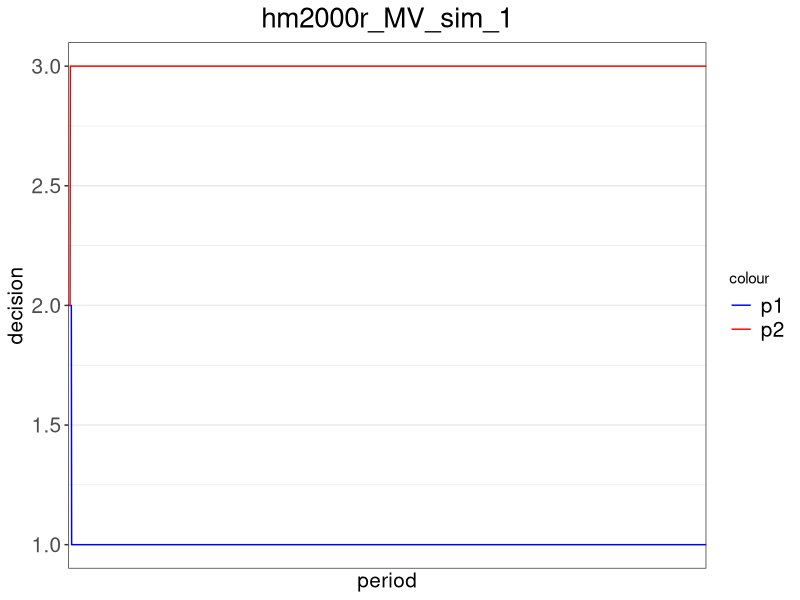
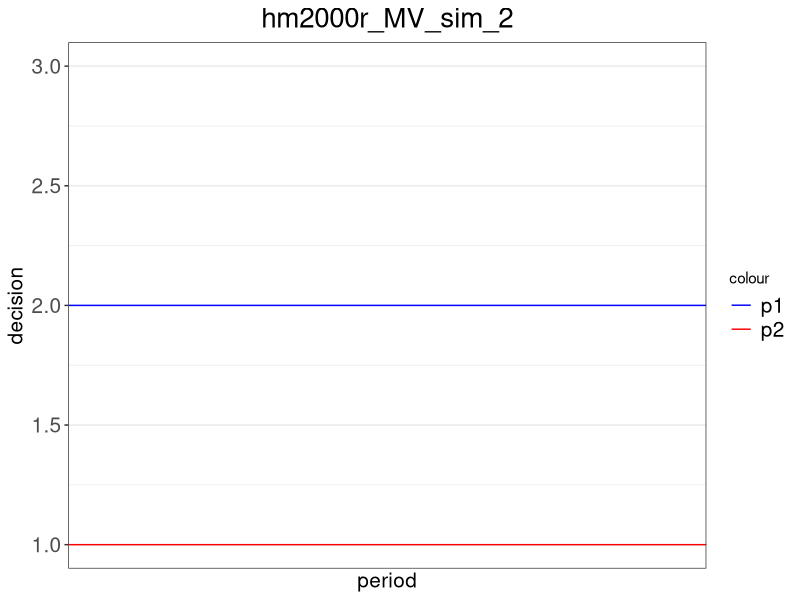
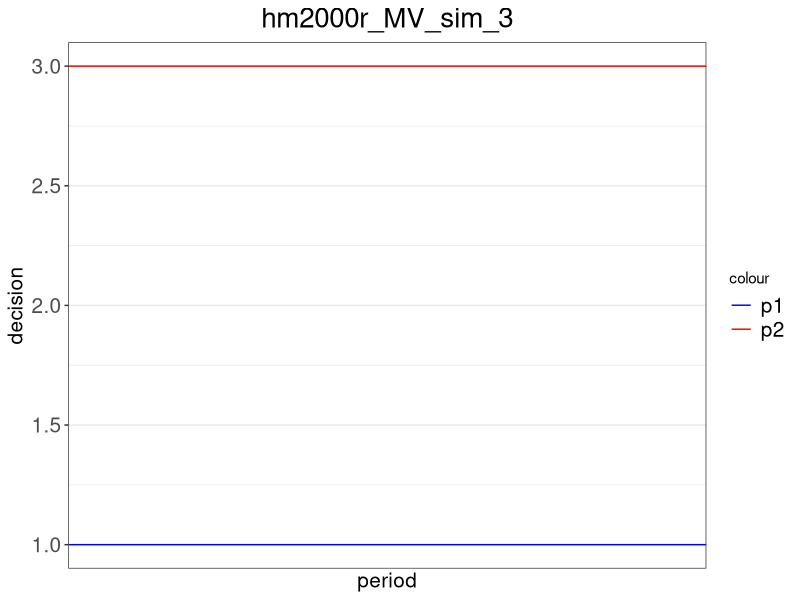
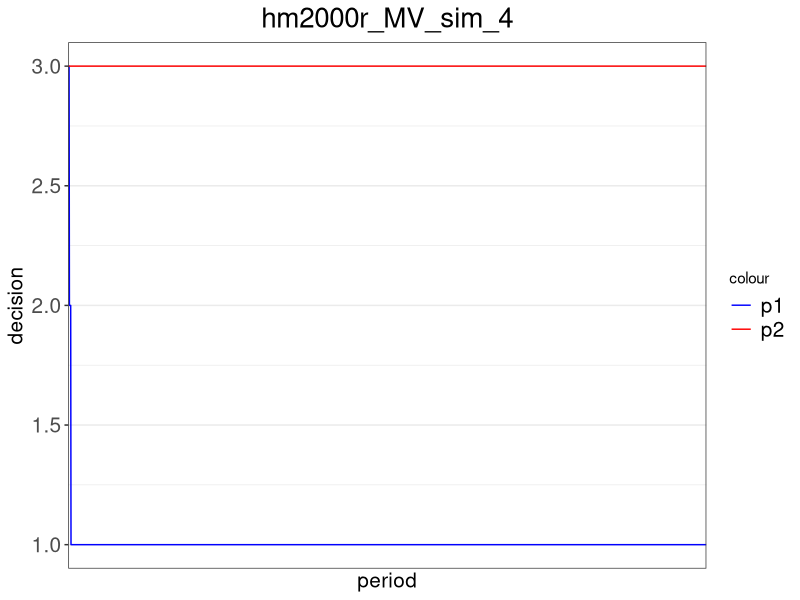
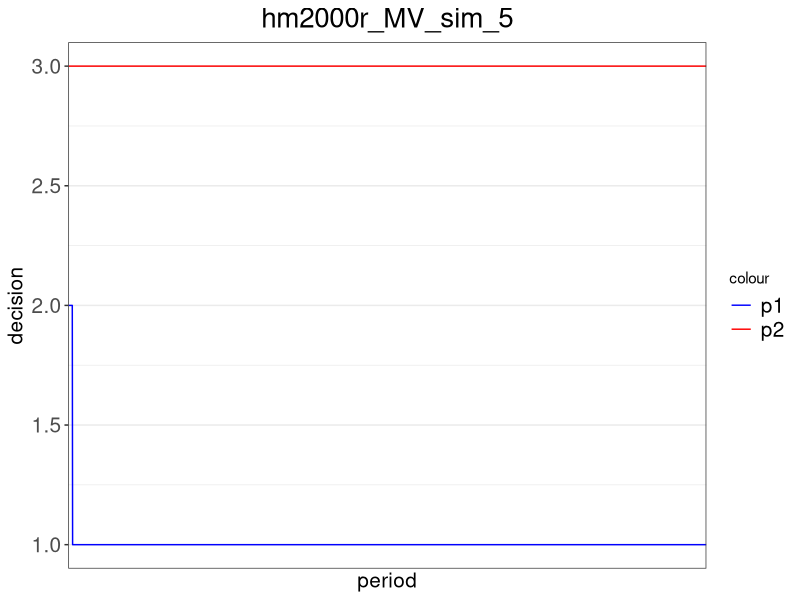
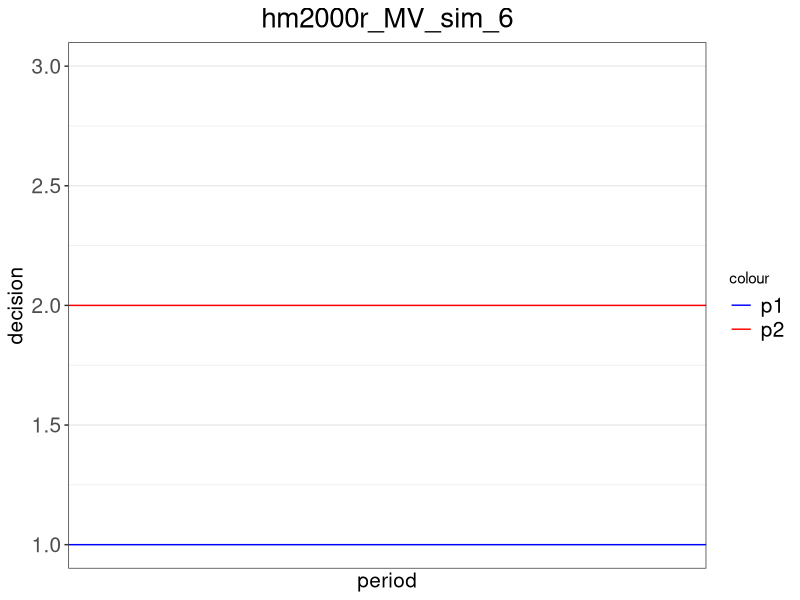
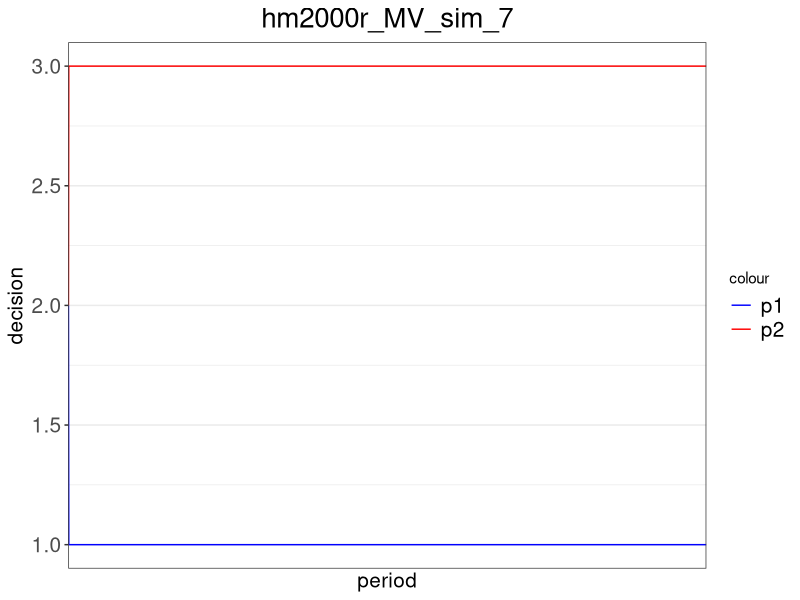
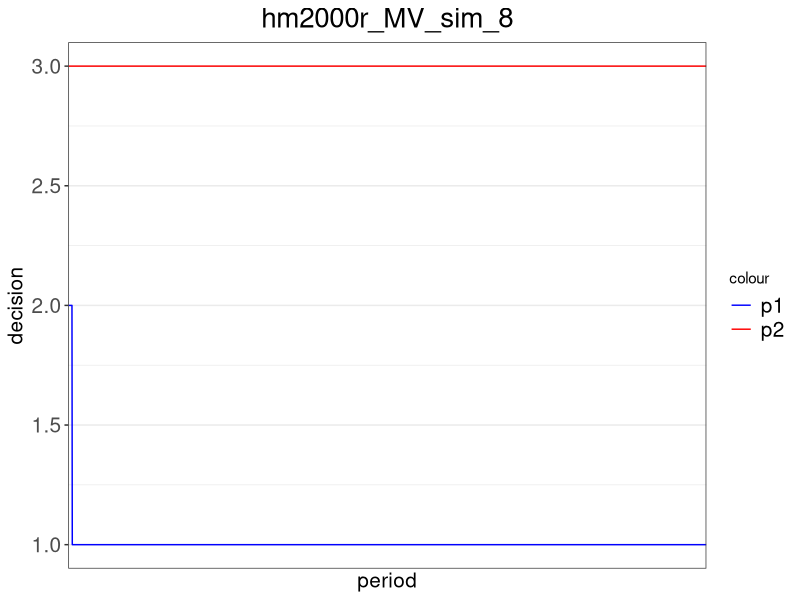

Source code (R) for these figures, in order: (Note: a time limit stopped this script after it produced the figures.)
##### Packages and Payoff #####
# add package
library(ggplot2)
library(xtable)

# set up the payoff matrix
pay_MV = matrix(c(0,200,100,100,0,200,200,100,0),3,3) # payoff matrix 3x3

# build the payoff function (chicken, can be switched to MV)
payoff = function(my_choice, your_choice){
  return(pay_MV[my_choice, your_choice])
}


##### HM2000 (regret1) #####
# build the regret function for action m (m is 1,2,or 3) under HM2000
regret_hm2000 = function(m, iteration, my_history, your_history){
  
  # calculate the length of history
  len_history = iteration - 1
  
  # get my most recent decision
  lastchoice = my_history[len_history]
  
  # create a regret payoff term
  my_regret = rep(0, len_history)
  
  # loop over previous periods to replace the choice with decision 1
  for (i in 1:len_history){
    if (my_history[i] == lastchoice){
      my_regret[i] = payoff(m, your_history[i])
    }
    else{
      my_regret[i] = payoff(my_history[i], your_history[i])
    }
  }
  
  # calculate and return the regret
  return(mean(my_regret))
}


# build the decision function based on the regret function under HM2000
decision_hm2000 = function(mu, iteration, my_history, your_history){
  
  # get my most recent decision
  lastchoice = my_history[iteration-1]
  
  # compute regret for all possible decisions
  regret1 = regret_hm2000(1, iteration, my_history, your_history)
  regret2 = regret_hm2000(2, iteration, my_history, your_history)
  regret3 = regret_hm2000(3, iteration, my_history, your_history)
  
  # calculate the decision when my last choice is 1
  if (lastchoice == 1){
    if (regret1 == max(regret1, regret2, regret3)){return(1)}
    else{
      # switch with a positive probability from 1 to 2 or from 1 to 3
      seed = runif(1,0,1)
      prob2 = (regret2-regret1)/mu
      prob3 = (regret3-regret1)/mu
      if (seed <= prob2){return(2)}
      else if (seed <= prob2 + prob3){return(3)}
      else{return(1)}
    }
  }
  
  # calculate the decision when my last choice is 2
  if (lastchoice == 2){
    if (regret2 == max(regret1, regret2, regret3)){return(2)}
    else{
      # switch with a positive probability from 2 to 1 or from 2 to 3
      seed = runif(1,0,1)
      prob1 = (regret1-regret2)/mu
      prob3 = (regret3-regret2)/mu
      if (seed <= prob1){return(1)}
      else if (seed <= prob1 + prob3){return(3)}
      else{return(2)}
    }
  }
  
  # calculate the decision when my last choice is 2
  if (lastchoice == 3){
    if (regret3 == max(regret1, regret2, regret3)){return(3)}
    else{
      # switch with a positive probability from 2 to 1 or from 2 to 3
      seed = runif(1,0,1)
      prob1 = (regret1-regret3)/mu
      prob2 = (regret2-regret3)/mu
      if (seed <= prob1){return(1)}
      else if (seed <= prob1 + prob2){return(2)}
      else{return(3)}
    }
  }
}


# build the decision function based on logit response
decision_hm2000_logit = function(mu, beta, iteration, my_history, your_history){
  
  # compute regret for all possible decisions
  regret1 = regret_hm2000(1, iteration, my_history, your_history)
  regret2 = regret_hm2000(2, iteration, my_history, your_history)
  regret3 = regret_hm2000(3, iteration, my_history, your_history)
  
  # using logit response to calculate the probability of choosing each strategy
  prob = c(0,0,0)
  prob[1] = exp(beta[1]*regret1)/(exp(beta[1]*regret1) + exp(beta[2]*regret2) + exp(beta[3]*regret3))
  prob[2] = exp(beta[2]*regret2)/(exp(beta[1]*regret1) + exp(beta[2]*regret2) + exp(beta[3]*regret3))
  prob[3] = exp(beta[3]*regret3)/(exp(beta[1]*regret1) + exp(beta[2]*regret2) + exp(beta[3]*regret3))
  
  # randomly determine the decision
  seed = runif(1,0,1)
  if (seed <= prob[1]){return(1)}
  else if (seed > prob[1] & seed <= prob[1]+prob[2]){return(2)}
  else{return(3)}
}


##### Average Historical Payoff (regret2) #####
# build the regret function for action m (m is 1,2,or 3) under HM2000
regret_avgpay = function(m, iteration, my_history, your_history){
  
  # calculate the length of history
  len_history = iteration - 1
  
  # create a regret payoff term
  my_regret = 0
  period = 0
  
  # loop over previous periods to calculate the total historical payoff
  for (i in 1:len_history){
    if (my_history[i] == m){
      my_regret = my_regret + payoff(my_history[i], your_history[i])
      period = period + 1
    }
  }
  
  # return the average historical payoff
  if (period == 0){return(0)}
  else{
    return(my_regret/period)
  }
}


# build the decision function based on the regret function under HM2000
decision_avgpay = function(mu, iteration, my_history, your_history){
  
  # get my most recent decision
  lastchoice = my_history[iteration-1]
  
  # compute regret for all possible decisions
  regret1 = regret_avgpay(1, iteration, my_history, your_history)
  regret2 = regret_avgpay(2, iteration, my_history, your_history)
  regret3 = regret_avgpay(3, iteration, my_history, your_history)
  
  # calculate the decision when my last choice is 1
  if (lastchoice == 1){
    if (regret1 == max(regret1, regret2, regret3)){return(1)}
    else{
      # switch with a positive probability from 1 to 2 or from 1 to 3
      seed = runif(1,0,1)
      prob2 = (regret2-regret1)/mu
      prob3 = (regret3-regret1)/mu
      if (seed <= prob2){return(2)}
      else if (seed <= prob2 + prob3){return(3)}
      else{return(1)}
    }
  }
  
  # calculate the decision when my last choice is 2
  if (lastchoice == 2){
    if (regret2 == max(regret1, regret2, regret3)){return(2)}
    else{
      # switch with a positive probability from 2 to 1 or from 2 to 3
      seed = runif(1,0,1)
      prob1 = (regret1-regret2)/mu
      prob3 = (regret3-regret2)/mu
      if (seed <= prob1){return(1)}
      else if (seed <= prob1 + prob3){return(3)}
      else{return(2)}
    }
  }
  
  # calculate the decision when my last choice is 2
  if (lastchoice == 3){
    if (regret3 == max(regret1, regret2, regret3)){return(3)}
    else{
      # switch with a positive probability from 2 to 1 or from 2 to 3
      seed = runif(1,0,1)
      prob1 = (regret1-regret3)/mu
      prob2 = (regret2-regret3)/mu
      if (seed <= prob1){return(1)}
      else if (seed <= prob1 + prob2){return(2)}
      else{return(3)}
    }
  }
}


# build the decision function based on logit response
decision_avgpay_logit = function(mu, beta, iteration, my_history, your_history){
  
  # compute regret for all possible decisions
  regret1 = regret_avgpay(1, iteration, my_history, your_history)
  regret2 = regret_avgpay(2, iteration, my_history, your_history)
  regret3 = regret_avgpay(3, iteration, my_history, your_history)
  
  # using logit response to calculate the probability of choosing each strategy
  prob = c(0,0,0)
  prob[1] = exp(beta[1]*regret1)/(exp(beta[1]*regret1) + exp(beta[2]*regret2) + exp(beta[3]*regret3))
  prob[2] = exp(beta[2]*regret2)/(exp(beta[1]*regret1) + exp(beta[2]*regret2) + exp(beta[3]*regret3))
  prob[3] = exp(beta[3]*regret3)/(exp(beta[1]*regret1) + exp(beta[2]*regret2) + exp(beta[3]*regret3))
  
  # randomly determine the decision
  seed = runif(1,0,1)
  if (seed <= prob[1]){return(1)}
  else if (seed > prob[1] & seed <= prob[1]+prob[2]){return(2)}
  else{return(3)}
}


##### HM2000 revised (regret3) #####
# build the regret function for action m (m is 1,2,or 3) under HM2000 revised algorithm
regret_hm2000r = function(m, iteration, my_history, your_history){
  
  # calculate the length of history
  len_history = iteration - 1
  
  # get my most recent decision
  lastchoice = my_history[len_history]
  
  # create a regret payoff term
  my_regret = 0
  period = 0
  
  # loop over previous periods to replace the choice with decision 1
  for (i in 1:len_history){
    if (my_history[i] == lastchoice){
      my_regret = my_regret + payoff(m, your_history[i])
      period = period + 1
    }
  }
  
  # calculate and return the regret
  return(my_regret/period)
}


# build the decision function based on the regret function under HM2000 revised algorithm
decision_hm2000r = function(mu, iteration, my_history, your_history){
  
  # get my most recent decision
  lastchoice = my_history[iteration-1]
  
  # compute regret for all possible decisions
  regret1 = regret_hm2000r(1, iteration, my_history, your_history)
  regret2 = regret_hm2000r(2, iteration, my_history, your_history)
  regret3 = regret_hm2000r(3, iteration, my_history, your_history)

  # calculate the decision when my last choice is 1
  if (lastchoice == 1){
    if (regret1 == max(regret1, regret2, regret3)){return(1)}
    else{
      # switch with a positive probability from 1 to 2 or from 1 to 3
      seed = runif(1,0,1)
      prob2 = (regret2-regret1)/mu
      prob3 = (regret3-regret1)/mu
      if (seed <= prob2){return(2)}
      else if (seed <= prob2 + prob3){return(3)}
      else{return(1)}
    }
  }
  
  # calculate the decision when my last choice is 2
  if (lastchoice == 2){
    if (regret2 == max(regret1, regret2, regret3)){return(2)}
    else{
      # switch with a positive probability from 2 to 1 or from 2 to 3
      seed = runif(1,0,1)
      prob1 = (regret1-regret2)/mu
      prob3 = (regret3-regret2)/mu
      if (seed <= prob1){return(1)}
      else if (seed <= prob1 + prob3){return(3)}
      else{return(2)}
    }
  }
  
  # calculate the decision when my last choice is 2
  if (lastchoice == 3){
    if (regret3 == max(regret1, regret2, regret3)){return(3)}
    else{
      # switch with a positive probability from 2 to 1 or from 2 to 3
      seed = runif(1,0,1)
      prob1 = (regret1-regret3)/mu
      prob2 = (regret2-regret3)/mu
      if (seed <= prob1){return(1)}
      else if (seed <= prob1 + prob2){return(2)}
      else{return(3)}
    }
  }
}


# build the decision function based on logit response
decision_hm2000r_logit = function(mu, beta, iteration, my_history, your_history){
  
  # compute regret for all possible decisions
  regret1 = regret_hm2000r(1, iteration, my_history, your_history)
  regret2 = regret_hm2000r(2, iteration, my_history, your_history)
  regret3 = regret_hm2000r(3, iteration, my_history, your_history)
  
  # using logit response to calculate the probability of choosing each strategy
  prob = c(0,0,0)
  prob[1] = exp(beta[1]*regret1)/(exp(beta[1]*regret1) + exp(beta[2]*regret2) + exp(beta[3]*regret3))
  prob[2] = exp(beta[2]*regret2)/(exp(beta[1]*regret1) + exp(beta[2]*regret2) + exp(beta[3]*regret3))
  prob[3] = exp(beta[3]*regret3)/(exp(beta[1]*regret1) + exp(beta[2]*regret2) + exp(beta[3]*regret3))
  
  # randomly determine the decision
  seed = runif(1,0,1)
  if (seed <= prob[1]){return(1)}
  else if (seed > prob[1] & seed <= prob[1]+prob[2]){return(2)}
  else{return(3)}
}


##### Simulation Output #####
# set up the parameters for the simulation
mu = 1000 # HM2000 probability parameter
n = 2000 # number of periods in each simulation
sim = 50 # number of simulations
experiment = 1 # number of experimentation periods where players randomly make decisions

# set up the joint density matrix
joint_density_all = matrix(c(0,0,0,0,0,0,0,0,0),3,3)

# set up the joint density matrix for each simulation
joint_density = list()

# run the simulations
for (s in 1:sim){
  
  # set up the vectors for choices and game parameters
  history_p1 = rep(0, n)
  history_p2 = rep(0, n)
  
  # calculate the experimentation periods with random starting decisions
  history_p1[1:experiment] = sample(1:3, experiment, replace = TRUE)
  history_p2[1:experiment] = sample(1:3, experiment, replace = TRUE)
  
  # set up the joint density matrix for the current simulation
  joint_density[[s]] = matrix(c(0,0,0,0,0,0,0,0,0),3,3)
  
  # calculate the rest of the decisions to n periods
  for (i in (experiment+1):n){
    history_p1[i] = decision_hm2000r(mu, i, history_p1, history_p2)
    history_p2[i] = decision_hm2000r(mu, i, history_p2, history_p1)
    
    # update the joint density matrix
    if (history_p1[i]==1 & history_p2[i]==1){joint_density[[s]][1,1]=joint_density[[s]][1,1]+1}
    else if (history_p1[i]==1 & history_p2[i]==2){joint_density[[s]][1,2]=joint_density[[s]][1,2]+1}
    else if (history_p1[i]==1 & history_p2[i]==3){joint_density[[s]][1,3]=joint_density[[s]][1,3]+1}
    else if (history_p1[i]==2 & history_p2[i]==1){joint_density[[s]][2,1]=joint_density[[s]][2,1]+1}
    else if (history_p1[i]==2 & history_p2[i]==2){joint_density[[s]][2,2]=joint_density[[s]][2,2]+1}
    else if (history_p1[i]==2 & history_p2[i]==3){joint_density[[s]][2,3]=joint_density[[s]][2,3]+1}
    else if (history_p1[i]==3 & history_p2[i]==1){joint_density[[s]][3,1]=joint_density[[s]][3,1]+1}
    else if (history_p1[i]==3 & history_p2[i]==2){joint_density[[s]][3,2]=joint_density[[s]][3,2]+1}
    else{joint_density[[s]][3,3]=joint_density[[s]][3,3]+1}
  }
  
  # normalize the frequency to probability
  joint_density[[s]] = round(joint_density[[s]]/sum(joint_density[[s]]), 3)
  
  # create the dataset for figures
  df = data.frame(
    p1_choice = history_p1,
    p2_choice = history_p2,
    period = 1:n
  )
  
  # graph the decision making
  title = paste('hm2000r', 'MV', 'sim', as.character(s), sep = '_')
  file = paste("D:/Dropbox/Working Papers/Correlated Equilibrium/data/simulations/", title, sep = "")
  file = paste(file, ".png", sep = "")
  png(file, width = 1500, height = 400)
  
  pic = ggplot(data = df) +
    geom_line(aes(x=period, y=p1_choice, colour='blue')) +
    geom_line(aes(x=period, y=p2_choice, colour='red')) +
    scale_x_discrete(name='period', waiver()) +
    scale_y_continuous(name='decision', limits=c(1,3)) +
    ggtitle(title) + 
    theme_bw() + 
    scale_colour_manual(values=c('blue', 'red'), labels=c('p1', 'p2')) +
    theme(plot.title = element_text(hjust = 0.5, size = 20), legend.text = element_text(size = 15),
          axis.title.x = element_text(size = 15), axis.title.y = element_text(size = 15),
          axis.text.x = element_text(size = 15), axis.text.y = element_text(size = 15))
  
  print(pic)
  dev.off()
}

# finalize the joint density matrix
xtable(joint_density[[1]])

for (a in 1:sim){
  joint_density_all = joint_density_all + joint_density[[a]]
}
joint_density_all = joint_density_all / sim
xtable(joint_density_all, caption = title)
